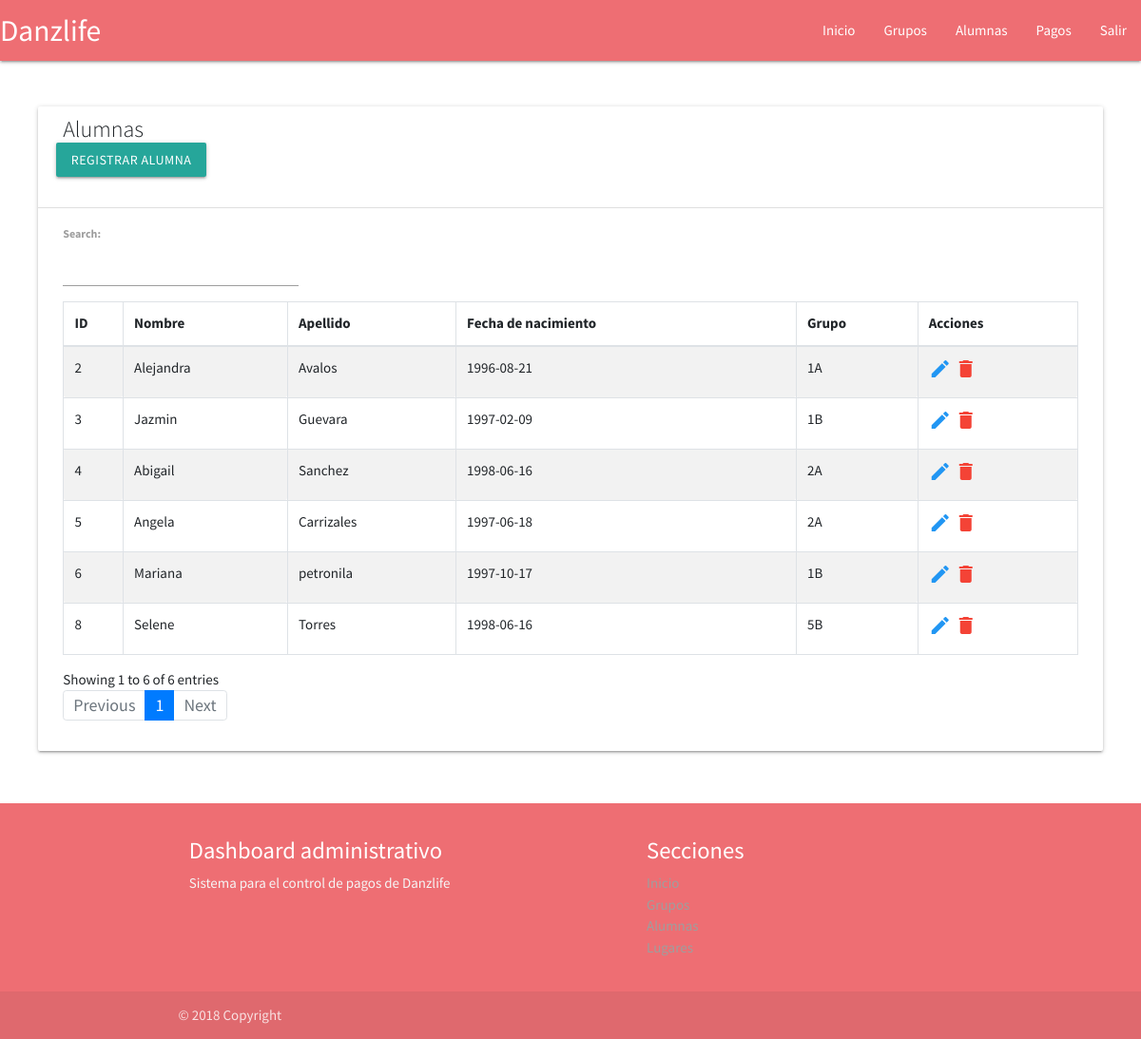
The app's page /admin/index.php?action=alumnas (signed in) with its own data.
### tables this page shows
CREATE TABLE `alumnas` (
  `id` int(11) NOT NULL,
  `nombre` varchar(100) NOT NULL,
  `apellido` varchar(100) NOT NULL,
  `fecha_nacimiento` date NOT NULL,
  `grupo` varchar(10) NOT NULL
);

### admin/models/conexion.php (called while the page is built)
<?php
class Conexion{
	public static function conectar(){
		$link = new PDO("mysql:host=localhost;dbname=danzlife","root","123456");
		return $link;
	}
}
?>

### admin/models/adminModel.php (called while the page is built, shortened)
<?php
	require_once("conexion.php");
	class AdminModel extends Conexion{
        public static function getListModel($table){
            $statement = Conexion::conectar()->prepare("SELECT * FROM $table");
            $statement->execute();
            return $statement->fetchAll();
        }
	}
?>

### admin/index.php (called while the page is built, shortened)
<?php
require_once "models/adminModel.php";
require_once "controllers/adminController.php";
$mvc = new AdminController();
$mvc -> template();
?>

### admin/controllers/adminController.php (the view, shortened to what this page needs)
<?php
	class AdminController{
		public function template(){
			include "views/template.php";
		}
		public function getLinks(){
			if(isset($_GET["action"])){
				$link = $_GET["action"];
			}else{
				$link = "index";
			}
			$resp = Pages::linkPagesM($link);
			include $resp;
		}
        public static function alumnasListController(){
            $respuesta = AdminModel::getListModel("alumnas");
            foreach($respuesta as $row => $alumna){
                echo'<tr>
                    <td>'.$alumna["id"].'</td>
                    <td>'.$alumna["nombre"].'</td>
                    <td>'.$alumna["apellido"].'</td>
                    <td>'.$alumna["fecha_nacimiento"].'</td>
                    <td>'.$alumna["grupo"].'</td>
                    <td>
                        <a href="index.php?action=editarAlumna&idAlumna='.$alumna["id"].'"><i class="material-icons prefix blue-text">edit</i></a>
                        <a href="index.php?action=alumnas&idB='.$alumna["id"].'"><i class="material-icons prefix red-text">delete</i></a>
                    </td>
                    </tr>';
            }
        }
	}
?>

### records on screen
alumnas: id "2", nombre "Alejandra", apellido "Avalos", fecha_nacimiento "1996-08-21", grupo "1A"
alumnas: id "3", nombre "Jazmin", apellido "Guevara", fecha_nacimiento "1997-02-09", grupo "1B"
alumnas: id "4", nombre "Abigail", apellido "Sanchez", fecha_nacimiento "1998-06-16", grupo "2A"
alumnas: id "5", nombre "Angela", apellido "Carrizales", fecha_nacimiento "1997-06-18", grupo "2A"
alumnas: id "6", nombre "Mariana", apellido "petronila", fecha_nacimiento "1997-10-17", grupo "1B"
alumnas: id "8", nombre "Selene", apellido "Torres", fecha_nacimiento "1998-06-16", grupo "5B"
